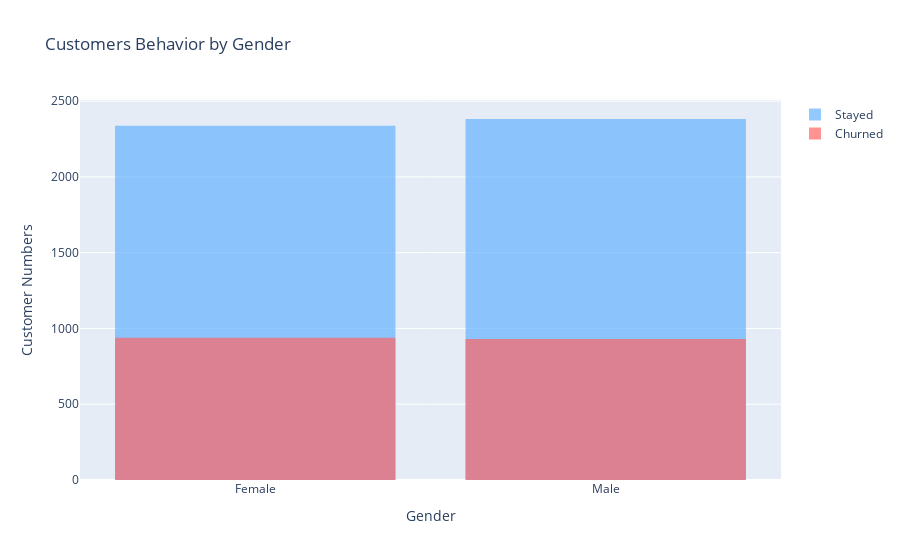

Here is the notebook cell this chart was saved with:
### Code cell
Customer_Stayed = df[df['Customer Status'] == 'Stayed']['Gender']
Customer_Churned = df[df['Customer Status'] == 'Churned']['Gender']
# Customer_Joined = df1[df1['Customer Status'] == 'Joined']['Gender']

# Create traces
stayed = go.Histogram(
    x=Customer_Stayed,
    opacity=0.7,
    name='Stayed',
    marker=dict(color='#66b3ff')
)

churned = go.Histogram(
    x=Customer_Churned,
    opacity=0.7,
    name='Churned',
    marker=dict(color='#ff6666')
)

# joined = go.Histogram(
#     x=Customer_Joined,
#     opacity=0.7,
#     name='Joined',
#     marker=dict(color='blue')
# )

# Layout configuration
layout = go.Layout(
    title='Customers Behavior by Gender',
    xaxis=dict(title='Gender'),
    yaxis=dict(title='Customer Numbers'),
    barmode='overlay',  # Overlay histograms for comparison
)

# Combine traces and layout into a figure
fig = go.Figure(data=[stayed, churned], layout=layout)

# Show the plot
fig.show()

### Figure 1 — Plotly figure (JSON) as saved in the notebook; plotly's stock layout.template omitted (floating-point values rounded to 4 significant figures; data arrays with more than 128 entries replaced by an {"elided": "..."} marker saying what was removed)
{"data": [{"marker": {"color": "#66b3ff"}, "name": "Stayed", "opacity": 0.7, "type": "histogram", "x": {"elided": "4720 str values"}}, {"marker": {"color": "#ff6666"}, "name": "Churned", "opacity": 0.7, "type": "histogram", "x": {"elided": "1869 str values"}}], "layout": {"barmode": "overlay", "title": {"text": "Customers Behavior by Gender"}, "xaxis": {"title": {"text": "Gender"}}, "yaxis": {"title": {"text": "Customer Numbers"}}}}
